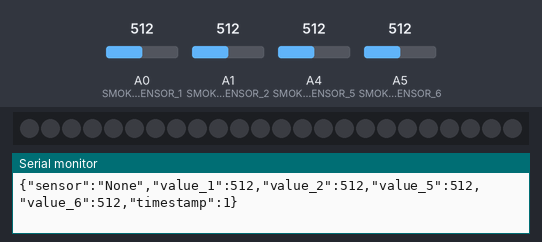
The sketch below on a simulated Arduino Uno, built with avr-gcc and run on an emulated ATmega328P. On the bench: 24 RGB LEDs in strip order, left to right, the last lines printed to the serial monitor. Inputs (shaded band) come from the test bench; at power-on: A0 (SMOKE_SENSOR_1) = 512, A1 (SMOKE_SENSOR_2) = 512, A4 (SMOKE_SENSOR_5) = 512, A5 (SMOKE_SENSOR_6) = 512. Dim RGB values are drawn brighter than linear.

Above: at 1.2 s.
1.3 s: A0 (SMOKE_SENSOR_1) set to 689
4.3 s: A0 (SMOKE_SENSOR_1) set to 711
At 4.58 s:
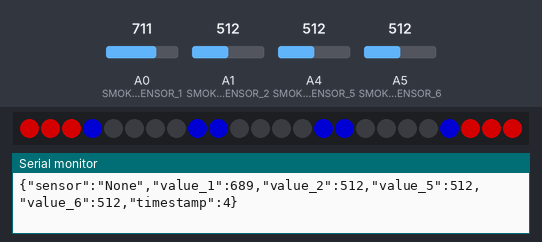
6.4 s: A1 (SMOKE_SENSOR_2) set to 710
At 8.1 s:
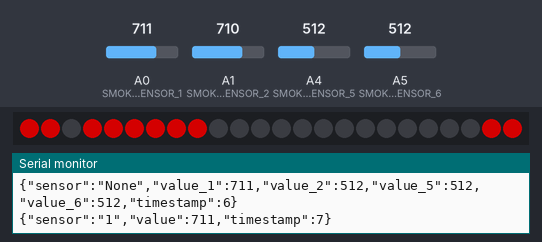
9.3 s: A0 (SMOKE_SENSOR_1) set to 690
At 11.33 s:
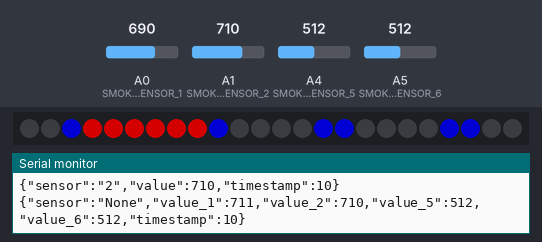
12.3 s: A4 (SMOKE_SENSOR_5) set to 710
At 13.47 s:
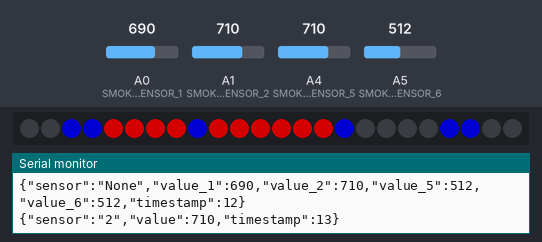
14.8 s: A1 (SMOKE_SENSOR_2) set to 688
At 16.84 s:
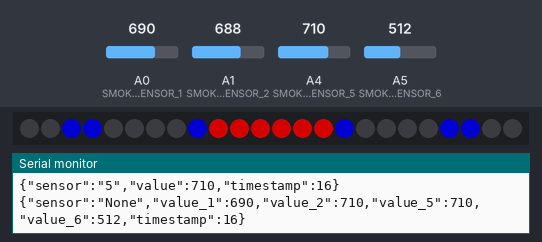

The sketch:

LED_control.ino
```cpp
#include <ArduinoJson.h>
#include <TimeLib.h>
#include "led_sequences.h"


const int SMOKE_SENSOR_1 = A0;

const int SMOKE_SENSOR_2 = A1;

const int SMOKE_SENSOR_3 = A2;

const int SMOKE_SENSOR_4 = A3;

const int SMOKE_SENSOR_5 = A4;

const int SMOKE_SENSOR_6 = A5;

const int THRESHOLD1 = 700;

const int THRESHOLD2 = 700;

const int THRESHOLD5 = 700;

const int THRESHOLD6 = 700;

void setup() {
  pinMode(SMOKE_SENSOR_1, INPUT);
  pinMode(SMOKE_SENSOR_2, INPUT);
  pinMode(SMOKE_SENSOR_3, INPUT);
  pinMode(SMOKE_SENSOR_4, INPUT);
  pinMode(SMOKE_SENSOR_5, INPUT);
  pinMode(SMOKE_SENSOR_6, INPUT);
  pixels.begin();
  Serial.begin(9600);
  while (!Serial) {}
  setTime(0); // set the initial time to midnight
}


void loop() {
  int sensor1State = analogRead(SMOKE_SENSOR_1);
  int sensor2State = analogRead(SMOKE_SENSOR_2);
  // int sensor3State = digitalRead(SMOKE_SENSOR_3);
  // int sensor4State = digitalRead(SMOKE_SENSOR_4);
  int sensor5State = analogRead(SMOKE_SENSOR_5);
  int sensor6State = analogRead(SMOKE_SENSOR_6);

  if (sensor1State >= THRESHOLD1) {
    smokeSensor1Triggered();
    StaticJsonDocument<64> json;
    json["sensor"] = "1";
    json["value"] = sensor1State;
    json["timestamp"] = now();
    serializeJson(json, Serial);
    Serial.println();
  }
  if (sensor2State >= THRESHOLD2) {
    smokeSensor2Triggered();
    StaticJsonDocument<64> json;
    json["sensor"] = "2";
    json["value"] = sensor2State;
    json["timestamp"] = now();
    serializeJson(json, Serial);
    Serial.println();
  }
  // else if (sensor3State == HIGH) {
  //   smokeSensor2Triggered();
  //   StaticJsonDocument<64> json;
  //   json["sensor"] = "3";
  //   json["timestamp"] = now();
  //   serializeJson(json, Serial);
  //   Serial.println();
  // }
  // else if (sensor4State == HIGH) {
  //   smokeSensor5Triggered();
  //   StaticJsonDocument<64> json;
  //   json["sensor"] = "4";
  //   json["timestamp"] = now();
  //   serializeJson(json, Serial);
  //   Serial.println();
  // }
  if (sensor5State >= THRESHOLD5) {
    smokeSensor5Triggered();
    StaticJsonDocument<64> json;
    json["sensor"] = "5";
    json["value"] = sensor5State;
    json["timestamp"] = now();
    serializeJson(json, Serial);
    Serial.println();
  }
  if (sensor6State >= THRESHOLD6) {
    smokeSensor6Triggered();
    StaticJsonDocument<64> json;
    json["sensor"] = "6";
    json["value"] = sensor6State;
    json["timestamp"] = now();
    serializeJson(json, Serial);
    Serial.println();
  }
  else {
    NoSensorTriggered();
    StaticJsonDocument<64> json;
    json["sensor"] = "None";
    json["value_1"] = sensor1State;
    json["value_2"] = sensor2State;
    json["value_5"] = sensor5State;
    json["value_6"] = sensor6State;
    json["timestamp"] = now();
    serializeJson(json, Serial);
    Serial.println();
  }

  // Check the other sensors here and call the corresponding LED sequence functions

  delay(250); // Wait for 100 milliseconds before repeating the loop
}
```

led_sequences.h
```cpp
#include <Adafruit_NeoPixel.h>

const int DIN_PIN = 7;

const int LED_COUNT = 24;

const int Delay = 150;


Adafruit_NeoPixel pixels(LED_COUNT, DIN_PIN, NEO_GRB + NEO_KHZ800);

void setPixel(int LED, char color) {
  switch (color) {
    case 'R':
      pixels.setPixelColor(LED, pixels.Color(128, 0, 0)); // red
      break;
    case 'G':
      pixels.setPixelColor(LED, pixels.Color(0, 0, 128)); // green
      break;
    case 'N':
      pixels.setPixelColor(LED, pixels.Color(0, 0, 0)); // no color
      break;
  }
}

void NoSensorTriggered() {
    for (int i=0; i<24; i++) {
      setPixel(i, 'N');
    }
    pixels.show();
}

void smokeSensor1Triggered() {
    setPixel(0, 'R'); // Red
    setPixel(1, 'R'); // Red
    setPixel(2, 'R'); // Red
    setPixel(21, 'R'); // Red
    setPixel(22, 'R'); // Red
    setPixel(23, 'R'); // Red
    pixels.show();
  //==============================================================

    setPixel(3, 'G'); // green
    setPixel(8, 'G'); // green
    setPixel(9, 'G'); // green
    setPixel(14, 'G'); // green
    setPixel(15, 'G'); // green
    setPixel(20, 'G'); // green
    pixels.show();
    delay(Delay);
    setPixel(3, 'N'); // no color
    setPixel(8, 'N'); // no color
    setPixel(9, 'N'); // no color
    setPixel(14, 'N'); // no color
    setPixel(15, 'N'); // no color
    setPixel(20, 'N'); // no color
    pixels.show();
    delay(Delay);
    //==============================================================

    setPixel(4, 'G'); // green
    setPixel(7, 'G'); // green
    setPixel(10, 'G'); // green
    setPixel(13, 'G'); // green
    setPixel(16, 'G'); // green
    setPixel(19, 'G'); // green
    pixels.show();
    delay(Delay);
    setPixel(4, 'N'); // no color
    setPixel(7, 'N'); // no color
    setPixel(10, 'N'); // no color
    setPixel(13, 'N'); // no color
    setPixel(16, 'N'); // no color
    setPixel(19, 'N'); // no color
    pixels.show();
    delay(Delay);
    //==============================================================

    setPixel(5, 'G'); // green
    setPixel(6, 'G'); // green
    setPixel(11, 'G'); // green
    setPixel(12, 'G'); // green
    setPixel(17, 'G'); // green
    setPixel(18, 'G'); // green
    pixels.show();
    delay(Delay);
    setPixel(5, 'N'); // no color
    setPixel(6, 'N'); // no color
    setPixel(11, 'N'); // no color
    setPixel(12, 'N'); // no color
    setPixel(17, 'N'); // no color
    setPixel(18, 'N'); // no color
    pixels.show();
    delay(Delay);
}


void smokeSensor2Triggered() {
    setPixel(3, 'R'); // Red
    setPixel(4, 'R'); // Red
    setPixel(5, 'R'); // Red
    setPixel(6, 'R'); // Red
    setPixel(7, 'R'); // Red
    setPixel(8, 'R'); // Red
    pixels.show();
  //==============================================================

    setPixel(2, 'G'); // green
    setPixel(21, 'G'); // green
    setPixel(9, 'G'); // green
    setPixel(14, 'G'); // green
    setPixel(15, 'G'); // green
    setPixel(20, 'G'); // green
    pixels.show();
    delay(Delay);
    setPixel(2, 'N'); // no color
    setPixel(21, 'N'); // no color
    setPixel(9, 'N'); // no color
    setPixel(14, 'N'); // no color
    setPixel(15, 'N'); // no color
    setPixel(20, 'N'); // no color
    pixels.show();
    delay(Delay);
    //==============================================================

    setPixel(1, 'G'); // green
    setPixel(22, 'G'); // green
    setPixel(10, 'G'); // green
    setPixel(13, 'G'); // green
    setPixel(16, 'G'); // green
    setPixel(19, 'G'); // green
    pixels.show();
    delay(Delay);
    setPixel(1, 'N'); // no color
    setPixel(22, 'N'); // no color
    setPixel(10, 'N'); // no color
    setPixel(13, 'N'); // no color
    setPixel(16, 'N'); // no color
    setPixel(19, 'N'); // no color
    pixels.show();
    delay(Delay);
    //==============================================================

    setPixel(0, 'G'); // green
    setPixel(23, 'G'); // green
    setPixel(11, 'G'); // green
    setPixel(12, 'G'); // green
    setPixel(17, 'G'); // green
    setPixel(18, 'G'); // green
    pixels.show();
    delay(Delay);
    setPixel(0, 'N'); // no color
    setPixel(23, 'N'); // no color
    setPixel(11, 'N'); // no color
    setPixel(12, 'N'); // no color
    setPixel(17, 'N'); // no color
    setPixel(18, 'N'); // no color
    pixels.show();
    delay(Delay);
}


void smokeSensor5Triggered() {
    setPixel(9, 'R'); // Red
    setPixel(10, 'R'); // Red
    setPixel(11, 'R'); // Red
    setPixel(12, 'R'); // Red
    setPixel(13, 'R'); // Red
    setPixel(14, 'R'); // Red
    pixels.show();
  //==============================================================

    setPixel(2, 'G'); // green
    setPixel(21, 'G'); // green
    setPixel(3, 'G'); // green
    setPixel(8, 'G'); // green
    setPixel(15, 'G'); // green
    setPixel(20, 'G'); // green
    pixels.show();
    delay(Delay);
    setPixel(2, 'N'); // no color
    setPixel(21, 'N'); // no color
    setPixel(3, 'N'); // no color
    setPixel(8, 'N'); // no color
    setPixel(15, 'N'); // no color
    setPixel(20, 'N'); // no color
    pixels.show();
    delay(Delay);
    //==============================================================

    setPixel(1, 'G'); // green
    setPixel(22, 'G'); // green
    setPixel(4, 'G'); // green
    setPixel(7, 'G'); // green
    setPixel(16, 'G'); // green
    setPixel(19, 'G'); // green
    pixels.show();
    delay(Delay);
    setPixel(1, 'N'); // no color
    setPixel(22, 'N'); // no color
    setPixel(4, 'N'); // no color
    setPixel(7, 'N'); // no color
    setPixel(16, 'N'); // no color
    setPixel(19, 'N'); // no color
    pixels.show();
    delay(Delay);
    //==============================================================

    setPixel(0, 'G'); // green
    setPixel(23, 'G'); // green
    setPixel(5, 'G'); // green
    setPixel(6, 'G'); // green
    setPixel(17, 'G'); // green
    setPixel(18, 'G'); // green
    pixels.show();
    delay(Delay);
    setPixel(0, 'N'); // no color
    setPixel(23, 'N'); // no color
    setPixel(5, 'N'); // no color
    setPixel(6, 'N'); // no color
    setPixel(17, 'N'); // no color
    setPixel(18, 'N'); // no color
    pixels.show();
    delay(Delay);
}


void smokeSensor6Triggered() {
    setPixel(15, 'R'); // Red
    setPixel(16, 'R'); // Red
    setPixel(17, 'R'); // Red
    setPixel(18, 'R'); // Red
    setPixel(19, 'R'); // Red
    setPixel(20, 'R'); // Red
    pixels.show();
  //==============================================================

    setPixel(2, 'G'); // green
    setPixel(21, 'G'); // green
    setPixel(3, 'G'); // green
    setPixel(8, 'G'); // green
    setPixel(9, 'G'); // green
    setPixel(14, 'G'); // green
    pixels.show();
    delay(Delay);
    setPixel(2, 'N'); // no color
    setPixel(21, 'N'); // no color
    setPixel(3, 'N'); // no color
    setPixel(8, 'N'); // no color
    setPixel(9, 'N'); // no color
    setPixel(14, 'N'); // no color
    pixels.show();
    delay(Delay);
    //==============================================================

    setPixel(1, 'G'); // green
    setPixel(22, 'G'); // green
    setPixel(4, 'G'); // green
    setPixel(7, 'G'); // green
    setPixel(10, 'G'); // green
    setPixel(13, 'G'); // green
    pixels.show();
    delay(Delay);
    setPixel(1, 'N'); // no color
    setPixel(22, 'N'); // no color
    setPixel(4, 'N'); // no color
    setPixel(7, 'N'); // no color
    setPixel(10, 'N'); // no color
    setPixel(13, 'N'); // no color
    pixels.show();
    delay(Delay);
    //==============================================================

    setPixel(0, 'G'); // green
    setPixel(23, 'G'); // green
    setPixel(5, 'G'); // green
    setPixel(6, 'G'); // green
    setPixel(11, 'G'); // green
    setPixel(12, 'G'); // green
    pixels.show();
    delay(Delay);
    setPixel(0, 'N'); // no color
    setPixel(23, 'N'); // no color
    setPixel(5, 'N'); // no color
    setPixel(6, 'N'); // no color
    setPixel(11, 'N'); // no color
    setPixel(12, 'N'); // no color
    pixels.show();
    delay(Delay);
}
```

Measured:
- the behaviour switches between 699 and 700 on A0 (SMOKE_SENSOR_1) (found by bisection; images 0 and 1)
- after the input at 4.3 s, the LEDs: change after 0.21 s (image 1)
